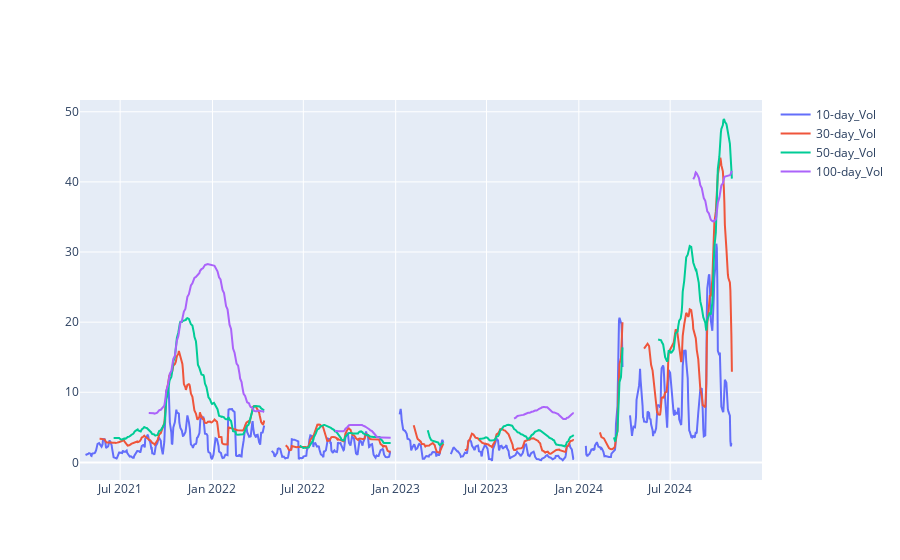

The code cell stored with this chart in its notebook:
### Markdown cell above
# Historical Volatility

### Code cell
histvol = Position_Reporting(positions, 'CCA', current_date).rolling_vol()

fig = go.Figure()
for i in list(histvol)[1:]:
    fig.add_trace(go.Scatter(x=histvol['Date'], y=histvol[i], name=i))#, base=0))
    
fig.show()

### Figure 1 — Plotly figure (JSON) as saved in the notebook; plotly's stock layout.template omitted (floating-point values rounded to 4 significant figures; data arrays with more than 128 entries replaced by an {"elided": "..."} marker saying what was removed)
{"data": [{"name": "10-day_Vol", "type": "scatter", "x": {"elided": "972 str values"}, "y": {"elided": "972 float values"}}, {"name": "30-day_Vol", "type": "scatter", "x": {"elided": "972 str values"}, "y": {"elided": "972 float values"}}, {"name": "50-day_Vol", "type": "scatter", "x": {"elided": "972 str values"}, "y": {"elided": "972 float values"}}, {"name": "100-day_Vol", "type": "scatter", "x": {"elided": "972 str values"}, "y": {"elided": "972 float values"}}], "layout": {}}
